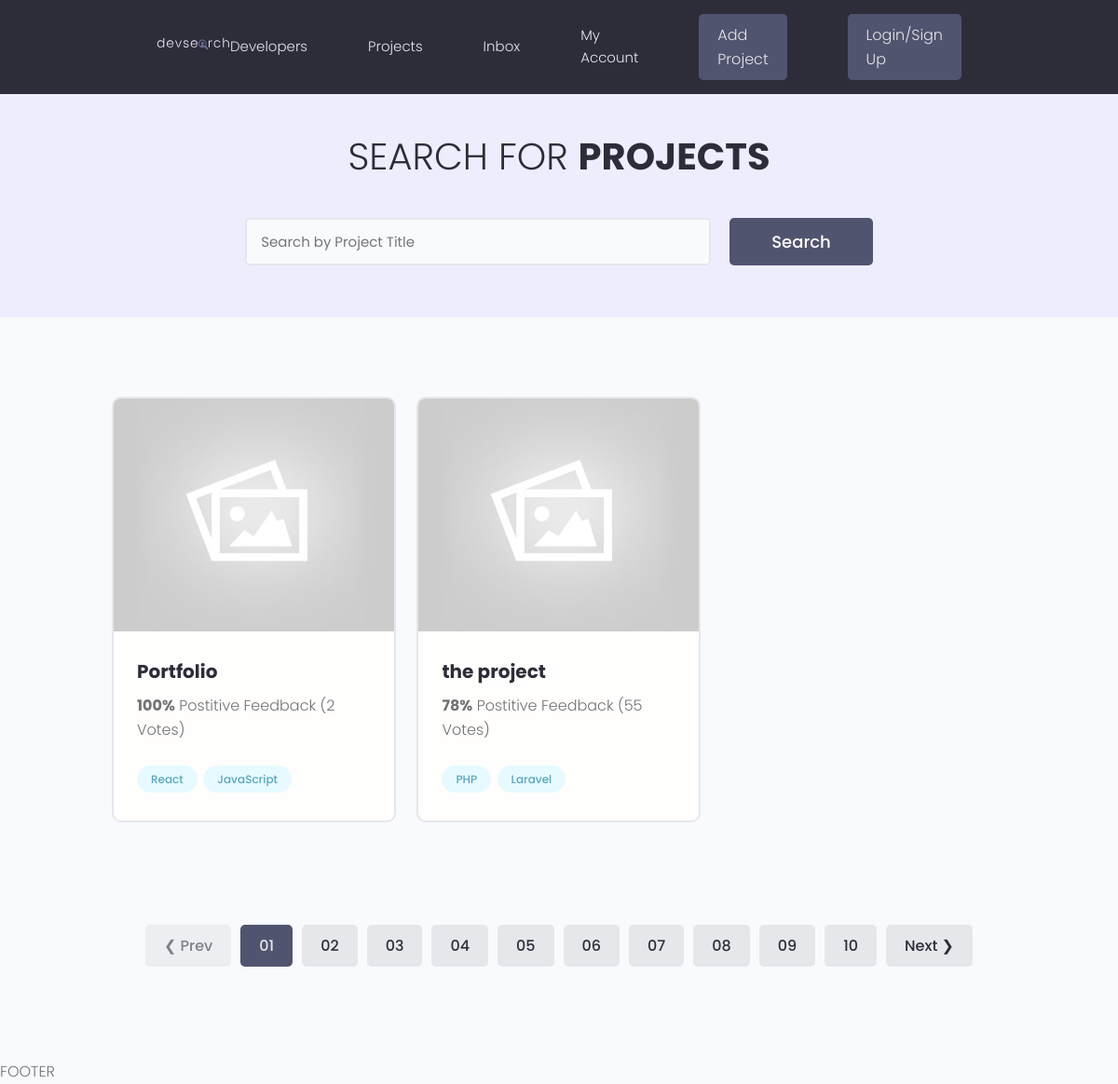
The app's page /projects/, older data.
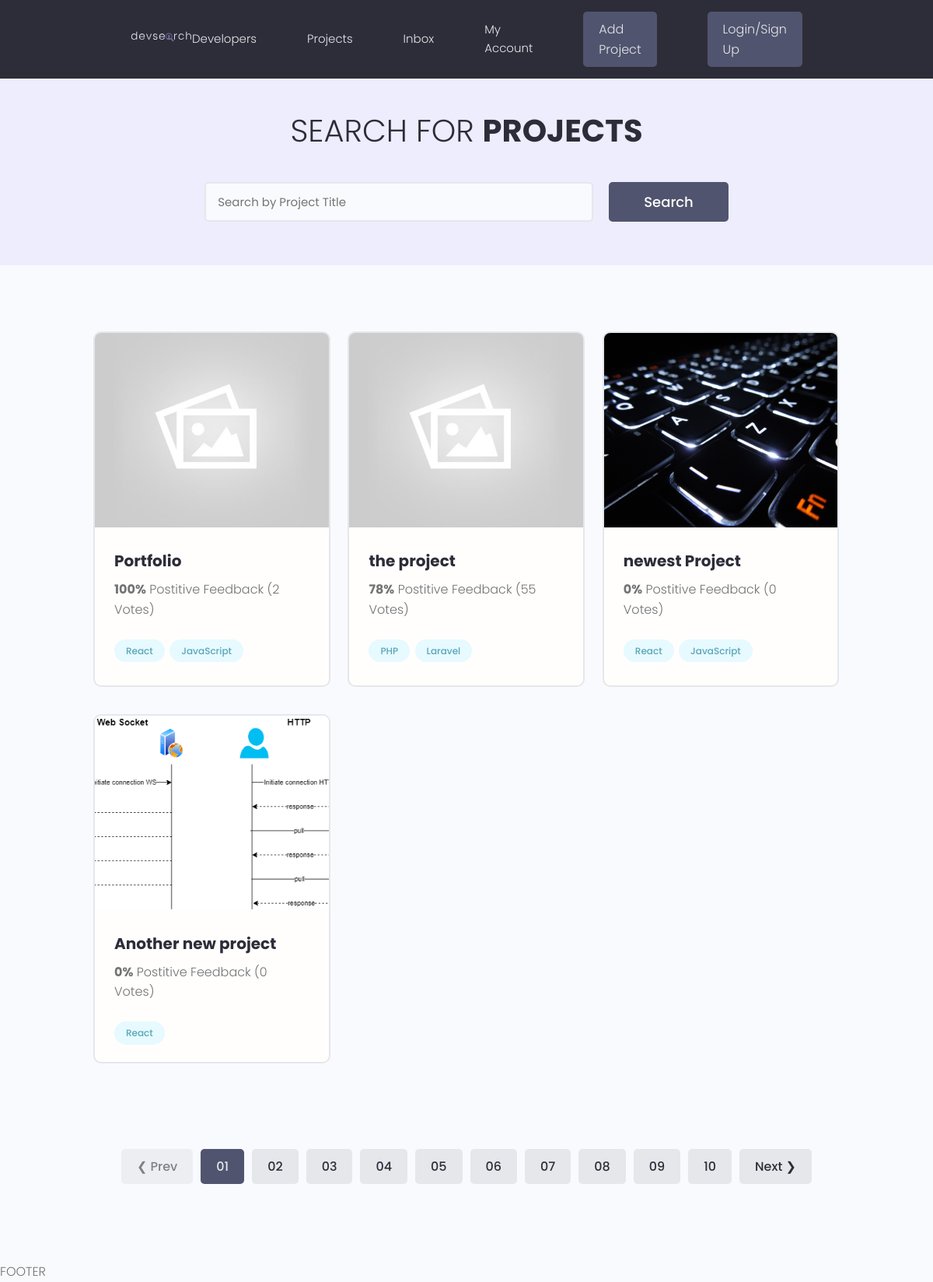
The same page, newer data.
### projects/models.py (models this page shows, shortened)
class Project(models.Model):
  owner = models.ForeignKey(Profile, null=True, blank=True, on_delete=models.SET_NULL)
  title = models.CharField(max_length=200)
  description = models.TextField(null=True, blank=True)
  featured_image = models.ImageField(null=True, blank=True, default='default.jpg')
  demo_link = models.CharField(max_length=2000, null=True, blank=True)
  source_link = models.CharField(max_length=2000, null=True, blank=True)
  tags = models.ManyToManyField('Tag', blank=True)
  vote_total = models.IntegerField(default=0, null=True, blank=True)
  vote_ratio = models.IntegerField(default=0, null=True, blank=True)
  created = models.DateTimeField(auto_now_add=True)
  id = models.UUIDField(default=uuid.uuid4, unique=True, primary_key=True, editable=False)

class Tag(models.Model):
  name = models.CharField(max_length=200)
  created = models.DateTimeField(auto_now_add=True)
  id = models.UUIDField(default=uuid.uuid4, unique=True, primary_key=True, editable=False)

### projects/views.py (the view)
# urls.py: path('projects/', include('projects.urls')),
def projects(request):
  msg = 'You are on the projects page'
  num = 10
  projects = Project.objects.all()
  context = {
    'msg': msg,
    'num':10,
    'projects': projects
    }
  return render(request, 'projects/projects.html', context)

### projects/templates/projects/projects.html (shortened to what this page needs)
{% extends 'main.html' %}
{% block content %}
<main class="projects">
  <section class="hero-section text-center">
    <div class="container container--narrow">
      <div class="hero-section__box">
        <h2>Search for <span>Projects</span></h2>
      </div>
      <div class="hero-section__search">
        <form class="form" action="#" method="get">
          <div class="form__field">
            <input class="input input--text" id="formInput#search" type="text" name="text"
              placeholder="Search by Project Title" />
          </div>
          <input class="btn btn--sub btn--lg" type="submit" value="Search" />
        </form>
      </div>
    </div>
  </section>
  <section class="projectsList">
    <div class="container">
      <div class="grid grid--three">
        {% for project in projects %}
        <div class="column">
          <div class="card project">
            <a href="{% url 'project' project.id %}" class="project">
              <img class="project__thumbnail" src="{{ project.featured_image.url }}" alt="project thumbnail" />
              <div class="card__body">
                <h3 class="project__title">{{ project.title }}</h3>
                <p class="project--rating">
                  <span style="font-weight: bold;">{{ project.vote_ratio }}%</span> Postitive
                  Feedback ({{ project.vote_total }} Vote{{ project.vote_total|pluralize:"s" }})
                </p>
                <div class="project__tags">
                  {% for tag  in project.tags.all %}
                  <span class="tag tag--pill tag--main">
                    <small>{{ tag.name }}</small>
                  </span>
                  {% endfor %}
                </div>
              </div>
            </a>
          </div>
        </div>
        {% endfor %}
      </div>
    </div>
  </section>
  <div class="pagination">
    <ul class="container">
      <li><a href="#" class="btn btn--disabled">&#10094; Prev</a></li>
      <li><a href="#" class="btn btn--sub">01</a></li>
      <li><a href="#" class="btn">02</a></li>
      <li><a href="#" class="btn">03</a></li>
      <li><a href="#" class="btn">04</a></li>
      <li><a href="#" class="btn">05</a></li>
      <li><a href="#" class="btn">06</a></li>
      <li><a href="#" class="btn">07</a></li>
      <li><a href="#" class="btn">08</a></li>
      <li><a href="#" class="btn">09</a></li>
      <li><a href="#" class="btn">10</a></li>
      <li><a href="#" class="btn">Next &#10095;</a></li>
    </ul>
  </div>
</main>
{% endblock content %}

### templates/main.html (shortened to what this page needs)
<!DOCTYPE html>
<html lang="en">
<head>
  {% load static %}
  <link rel="stylesheet" href="https://cdn.iconmonstr.com/1.3.0/css/iconmonstr-iconic-font.min.css" />
  <link rel="stylesheet" href="{% static 'uikit/styles/uikit.css' %}" />
  <link rel="stylesheet" href="{% static 'styles/app.css' %}" />
</head>
<body>
    {% include 'navbar.html' %}
    {% block content %}
    {% endblock content %}
  <p>FOOTER</p>
</body>
</html>

### templates/navbar.html (shortened to what this page needs)
{% load static %}
<header class="header">
  <div class="container container--narrow">
    <a href="{% url 'profiles' %}" class="header__logo">
      <img src="{% static 'images/logo.svg' %}" alt="DevSearch Logo" />
    </a>
    <nav class="header__nav">
      <ul class="header__menu">
        <li class="header__menuItem"><a href="{% url 'profiles' %}">Developers</a></li>
        <li class="header__menuItem"><a href="{% url 'projects' %}">Projects</a></li>
        <li class="header__menuItem"><a href="">Inbox</a></li>
        <li class="header__menuItem"><a href="">My Account</a></li>
        <li class="header__menuItem"><a href="{% url 'create-project' %}" class="btn btn--sub">Add Project</a></li>
        <li class="header__menuItem"><a href="" class="btn btn--sub">Login/Sign Up</a></li>
      </ul>
    </nav>
  </div>
</header>

### static/styles/app.css (style rules this page uses)
:root { --color-sub: #2d2d39; }
.btn--sub { background-color: var(--color-sub-light); }
.card { border: 2px solid var(--color-light); }
img { width: 100%; }
.header { position: sticky; z-index: 111; background-color: var(--color-sub); padding: 1.5rem 0; }
.header > .container { display: flex; justify-content: space-between; align-items: center; }
.header__logo > img { height: 3.8rem; }
.header__nav > ul { display: inline-flex; align-items: center; list-style: none; gap: 6.5rem; }
.header__menuItem > a { color: var(--color-light); font-weight: 300; }
.hero-section { height: 40vh; display: flex; align-items: center; background-color: var(--color-sub); }
.hero-section__box { margin-bottom: 4rem; }
.hero-section__box > h2, .hero-section__box > h2 > span { font-size: 4rem; color: var(--color-light); line-height: 1.3; text-transform: uppercase; }
.hero-section__box > h2 { font-weight: 300; }
.hero-section__box > h2 > span { font-weight: 700; }
.hero-section__search > .form { display: flex; align-items: center; justify-content: center; gap: 2rem; }
.hero-section__search > .form input.input--text { width: 50rem; }
.pagination { margin-top: 8rem; margin-bottom: 10rem; }
.pagination > ul { flex-wrap: wrap; list-style: none; display: flex; align-items: center; justify-content: center; gap: 1rem; }
.pagination .btn { color: var(--color-sub); }
.pagination .btn.btn--sub { color: var(--color-light); }
.project--rating { margin-bottom: 1.6em; margin-top: .5em; }
.projects > .hero-section { background: var(--color-sub-lighter); height: 30vh; }
.projects .hero-section__box { margin-bottom: 2.5rem; }
.projects .hero-section__box > h2 { color: var(--color-sub); }
.projects .hero-section__box > h2 > span { font-weight: 700; color: var(--color-sub); }
.projectsList { margin-top: 8rem; }
.project__thumbnail { height: 25rem; object-fit: cover; object-position: top center; }
.project__title { font-size: 2rem; font-weight: 700; color: var(--color-sub); }

### static/uikit/styles/modules/_variables.css (style rules this page uses)
:root { --color-main: #5aa5b9; --color-main-light: #e6faff; --color-sub: #3f4156; --color-sub-light: #51546e; --color-sub-lighter: #ededfd; --color-text: #737373; --color-gray: #8b8b8b; --color-light: #e5e7eb; --color-light-gray: #767676; --color-bg: #f8fafd; --color-white: #fffefd; --color-white-light: #f3f3f3; --color-success: #359e64; --color-success-bg: #def8e8; --color-error: #fc4b0b; --color-error-bg: #fff2ee; --font-base: 'Poppins', arial, helvetica, 'Segoe UI', roboto, ubuntu, sans-serif; --font-monospace: 'Fira Code', 'Courier New', courier, monospace; --font-regular: 300; --font-medium: 500; --font-bold: 700; --generic-shadow: 1px 1px 5px #00000010; --generic-transition: all 0.3s ease-in-out; }

### static/uikit/styles/modules/_base.css (style rules this page uses)
* { margin: 0; padding: 0; box-sizing: border-box; text-rendering: optimizeLegibility; color: inherit; font-size: inherit; }
html { font-size: 50%; }
@media only screen and (min-width: 480px) { html { font-size: 56.25%; } }
@media only screen and (min-width: 1200px) { html { font-size: 62.5%; } }
body { line-height: 1.6; font-weight: 400; font-size: 1.5rem; color: var(--color-text); background-color: var(--color-bg); min-height: 100vh; }

### static/uikit/styles/modules/_typography.css (style rules this page uses)
* { font-family: var(--font-base); }
h2 { font-size: 3.6rem; font-weight: var(--font-bold); }
h3 { font-size: 3.2rem; font-weight: var(--font-medium); }
p, span, strong { font-size: 1.6rem; color: var(--color-text); font-weight: var(--font-regular); }
a { padding-bottom: 2px; text-decoration: none; display: inline-block; color: var(--color-main); font-weight: var(--font-medium); }

### static/uikit/styles/modules/_utilities.css (style rules this page uses)
.container { width: 92%; max-width: 165rem; margin: 0 auto; box-sizing: border-box; }
.container--narrow { width: 92%; max-width: 120rem; }
@media screen and (min-width: 1000px) { .container { width: 90%; } }
@media screen and (min-width: 1000px) { .container--narrow { width: 85%; } }
@media screen and (min-width: 1200px) { .container { width: 80%; } }
@media screen and (min-width: 1200px) { .container--narrow { width: 72%; } }
.text-center { text-align: center; }

### static/uikit/styles/modules/_card.css (style rules this page uses)
.card { border-radius: 1rem; background-color: var(--color-white); border: 1.5px solid var(--color-light); width: auto; height: auto; margin-top: 0.5rem; margin-bottom: 0.5rem; overflow: hidden; }
.card__body, .card__header { padding: 2rem 2.5rem; }

Row changes from the older to the newer data that the page shows:
added Project: featured_image (picture), title "newest Project", vote_ratio "0", vote_total "0", Tag (name "React"), Tag (name "JavaScript")
added Project: featured_image (picture), title "Another new project", vote_ratio "0", vote_total "0", Tag (name "React")
